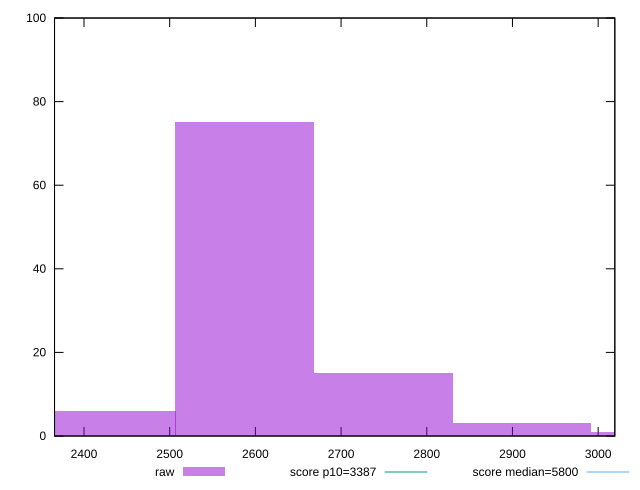

Write gnuplot code to recreate this figure.
reset

$raw <<EOF
2587.645797987283 75
2425.917935613078 6
2749.373660361488 15
2911.1015227356934 3
3072.829385109899 1
EOF

set key outside below
set boxwidth 161.7278623742052
set xrange [2365.615540404481:3019.4537853014813]
set yrange [0:100]
set trange [0:100]
set style fill transparent solid 0.5 noborder

set parametric
set terminal svg size 640, 490 enhanced background rgb 'white'
set output "report_00009_2021-02-08T22-37-41.559Z/speed-index/samples/pages+cached+noadtech+nomedia/raw/histogram.svg"

plot $raw title "raw" with boxes, \
     3387,t title "score p10=3387", \
     5800,t title "score median=5800"

reset
